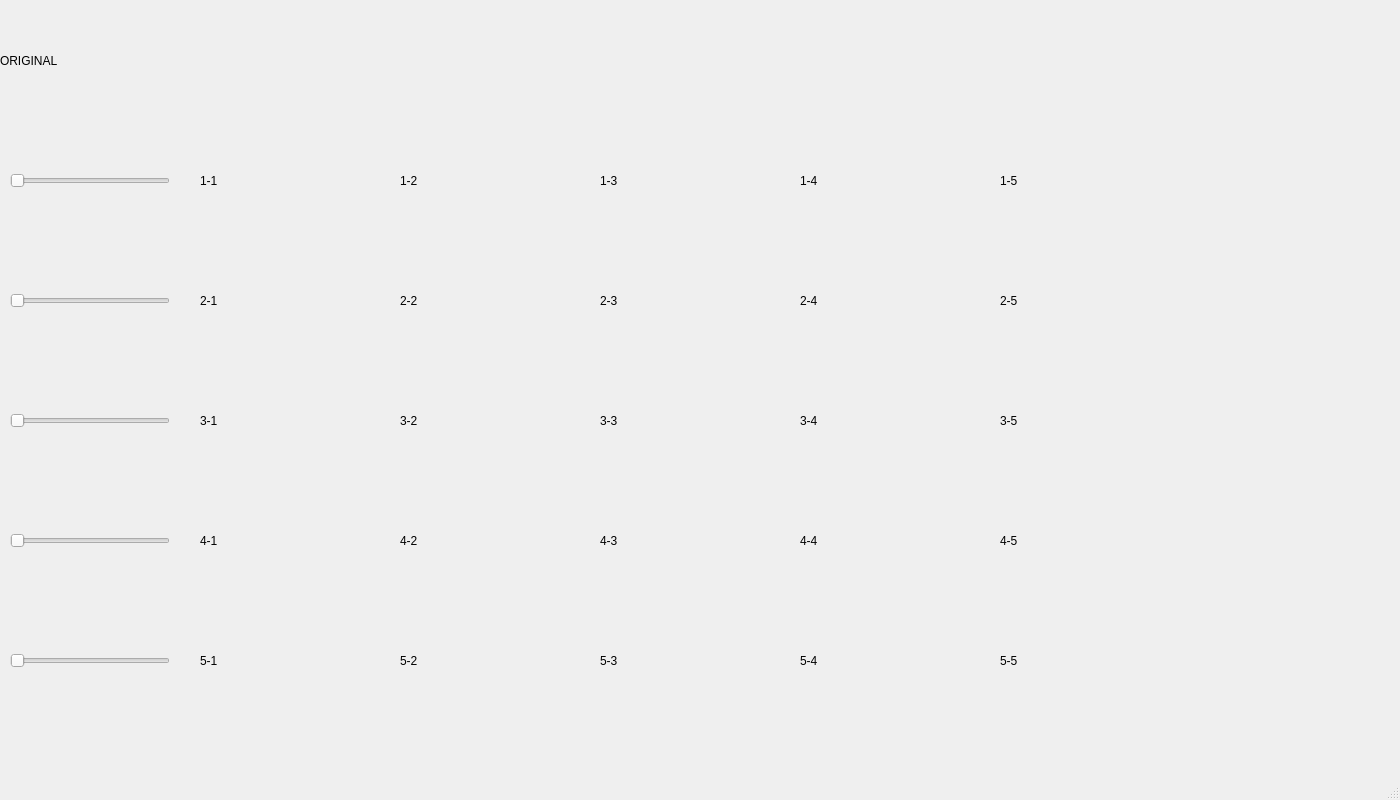
<?xml version="1.0" encoding="UTF-8"?>
<ui version="4.0">
 <class>MainWindow</class>
 <widget class="QMainWindow" name="MainWindow">
  <property name="enabled">
   <bool>true</bool>
  </property>
  <property name="geometry">
   <rect>
    <x>0</x>
    <y>0</y>
    <width>1400</width>
    <height>800</height>
   </rect>
  </property>
  <property name="windowTitle">
   <string>MainWindow</string>
  </property>
  <widget class="QWidget" name="centralwidget">
   <widget class="QLabel" name="original">
    <property name="geometry">
     <rect>
      <x>0</x>
      <y>0</y>
      <width>201</width>
      <height>121</height>
     </rect>
    </property>
    <property name="text">
     <string>ORIGINAL</string>
    </property>
   </widget>
   <widget class="QLabel" name="aug_11">
    <property name="geometry">
     <rect>
      <x>200</x>
      <y>120</y>
      <width>201</width>
      <height>121</height>
     </rect>
    </property>
    <property name="text">
     <string>1-1</string>
    </property>
   </widget>
   <widget class="QLabel" name="aug_12">
    <property name="geometry">
     <rect>
      <x>400</x>
      <y>120</y>
      <width>201</width>
      <height>121</height>
     </rect>
    </property>
    <property name="text">
     <string>1-2</string>
    </property>
   </widget>
   <widget class="QLabel" name="aug_13">
    <property name="geometry">
     <rect>
      <x>600</x>
      <y>120</y>
      <width>201</width>
      <height>121</height>
     </rect>
    </property>
    <property name="text">
     <string>1-3</string>
    </property>
   </widget>
   <widget class="QLabel" name="aug_14">
    <property name="geometry">
     <rect>
      <x>800</x>
      <y>120</y>
      <width>201</width>
      <height>121</height>
     </rect>
    </property>
    <property name="text">
     <string>1-4</string>
    </property>
   </widget>
   <widget class="QLabel" name="aug_15">
    <property name="geometry">
     <rect>
      <x>1000</x>
      <y>120</y>
      <width>201</width>
      <height>121</height>
     </rect>
    </property>
    <property name="text">
     <string>1-5</string>
    </property>
   </widget>
   <widget class="QLabel" name="aug_25">
    <property name="geometry">
     <rect>
      <x>1000</x>
      <y>240</y>
      <width>201</width>
      <height>121</height>
     </rect>
    </property>
    <property name="text">
     <string>2-5</string>
    </property>
   </widget>
   <widget class="QLabel" name="aug_22">
    <property name="geometry">
     <rect>
      <x>400</x>
      <y>240</y>
      <width>201</width>
      <height>121</height>
     </rect>
    </property>
    <property name="text">
     <string>2-2</string>
    </property>
   </widget>
   <widget class="QLabel" name="aug_23">
    <property name="geometry">
     <rect>
      <x>600</x>
      <y>240</y>
      <width>201</width>
      <height>121</height>
     </rect>
    </property>
    <property name="text">
     <string>2-3</string>
    </property>
   </widget>
   <widget class="QLabel" name="aug_24">
    <property name="geometry">
     <rect>
      <x>800</x>
      <y>240</y>
      <width>201</width>
      <height>121</height>
     </rect>
    </property>
    <property name="text">
     <string>2-4</string>
    </property>
   </widget>
   <widget class="QLabel" name="aug_21">
    <property name="geometry">
     <rect>
      <x>200</x>
      <y>240</y>
      <width>201</width>
      <height>121</height>
     </rect>
    </property>
    <property name="text">
     <string>2-1</string>
    </property>
   </widget>
   <widget class="QLabel" name="aug_35">
    <property name="geometry">
     <rect>
      <x>1000</x>
      <y>360</y>
      <width>201</width>
      <height>121</height>
     </rect>
    </property>
    <property name="text">
     <string>3-5</string>
    </property>
   </widget>
   <widget class="QLabel" name="aug_32">
    <property name="geometry">
     <rect>
      <x>400</x>
      <y>360</y>
      <width>201</width>
      <height>121</height>
     </rect>
    </property>
    <property name="text">
     <string>3-2</string>
    </property>
   </widget>
   <widget class="QLabel" name="aug_33">
    <property name="geometry">
     <rect>
      <x>600</x>
      <y>360</y>
      <width>201</width>
      <height>121</height>
     </rect>
    </property>
    <property name="text">
     <string>3-3</string>
    </property>
   </widget>
   <widget class="QLabel" name="aug_44">
    <property name="geometry">
     <rect>
      <x>800</x>
      <y>480</y>
      <width>201</width>
      <height>121</height>
     </rect>
    </property>
    <property name="text">
     <string>4-4</string>
    </property>
   </widget>
   <widget class="QLabel" name="aug_41">
    <property name="geometry">
     <rect>
      <x>200</x>
      <y>480</y>
      <width>201</width>
      <height>121</height>
     </rect>
    </property>
    <property name="text">
     <string>4-1</string>
    </property>
   </widget>
   <widget class="QLabel" name="aug_34">
    <property name="geometry">
     <rect>
      <x>800</x>
      <y>360</y>
      <width>201</width>
      <height>121</height>
     </rect>
    </property>
    <property name="text">
     <string>3-4</string>
    </property>
   </widget>
   <widget class="QLabel" name="aug_43">
    <property name="geometry">
     <rect>
      <x>600</x>
      <y>480</y>
      <width>201</width>
      <height>121</height>
     </rect>
    </property>
    <property name="text">
     <string>4-3</string>
    </property>
   </widget>
   <widget class="QLabel" name="aug_42">
    <property name="geometry">
     <rect>
      <x>400</x>
      <y>480</y>
      <width>201</width>
      <height>121</height>
     </rect>
    </property>
    <property name="text">
     <string>4-2</string>
    </property>
   </widget>
   <widget class="QLabel" name="aug_31">
    <property name="geometry">
     <rect>
      <x>200</x>
      <y>360</y>
      <width>201</width>
      <height>121</height>
     </rect>
    </property>
    <property name="text">
     <string>3-1</string>
    </property>
   </widget>
   <widget class="QLabel" name="aug_45">
    <property name="geometry">
     <rect>
      <x>1000</x>
      <y>480</y>
      <width>201</width>
      <height>121</height>
     </rect>
    </property>
    <property name="text">
     <string>4-5</string>
    </property>
   </widget>
   <widget class="QLabel" name="aug_53">
    <property name="geometry">
     <rect>
      <x>600</x>
      <y>600</y>
      <width>201</width>
      <height>121</height>
     </rect>
    </property>
    <property name="text">
     <string>5-3</string>
    </property>
   </widget>
   <widget class="QLabel" name="aug_51">
    <property name="geometry">
     <rect>
      <x>200</x>
      <y>600</y>
      <width>201</width>
      <height>121</height>
     </rect>
    </property>
    <property name="text">
     <string>5-1</string>
    </property>
   </widget>
   <widget class="QLabel" name="aug_52">
    <property name="geometry">
     <rect>
      <x>400</x>
      <y>600</y>
      <width>201</width>
      <height>121</height>
     </rect>
    </property>
    <property name="text">
     <string>5-2</string>
    </property>
   </widget>
   <widget class="QLabel" name="aug_55">
    <property name="geometry">
     <rect>
      <x>1000</x>
      <y>600</y>
      <width>201</width>
      <height>121</height>
     </rect>
    </property>
    <property name="text">
     <string>5-5</string>
    </property>
   </widget>
   <widget class="QLabel" name="aug_54">
    <property name="geometry">
     <rect>
      <x>800</x>
      <y>600</y>
      <width>201</width>
      <height>121</height>
     </rect>
    </property>
    <property name="text">
     <string>5-4</string>
    </property>
   </widget>
   <widget class="QSlider" name="horizontalSlider">
    <property name="geometry">
     <rect>
      <x>10</x>
      <y>170</y>
      <width>160</width>
      <height>22</height>
     </rect>
    </property>
    <property name="orientation">
     <enum>Qt::Horizontal</enum>
    </property>
   </widget>
   <widget class="QSlider" name="horizontalSlider_2">
    <property name="geometry">
     <rect>
      <x>10</x>
      <y>290</y>
      <width>160</width>
      <height>22</height>
     </rect>
    </property>
    <property name="orientation">
     <enum>Qt::Horizontal</enum>
    </property>
   </widget>
   <widget class="QSlider" name="horizontalSlider_3">
    <property name="geometry">
     <rect>
      <x>10</x>
      <y>410</y>
      <width>160</width>
      <height>22</height>
     </rect>
    </property>
    <property name="orientation">
     <enum>Qt::Horizontal</enum>
    </property>
   </widget>
   <widget class="QSlider" name="horizontalSlider_4">
    <property name="geometry">
     <rect>
      <x>10</x>
      <y>530</y>
      <width>160</width>
      <height>22</height>
     </rect>
    </property>
    <property name="orientation">
     <enum>Qt::Horizontal</enum>
    </property>
   </widget>
   <widget class="QSlider" name="horizontalSlider_5">
    <property name="geometry">
     <rect>
      <x>10</x>
      <y>650</y>
      <width>160</width>
      <height>22</height>
     </rect>
    </property>
    <property name="orientation">
     <enum>Qt::Horizontal</enum>
    </property>
   </widget>
  </widget>
  <widget class="QStatusBar" name="statusbar"/>
 </widget>
 <resources/>
 <connections/>
</ui>
